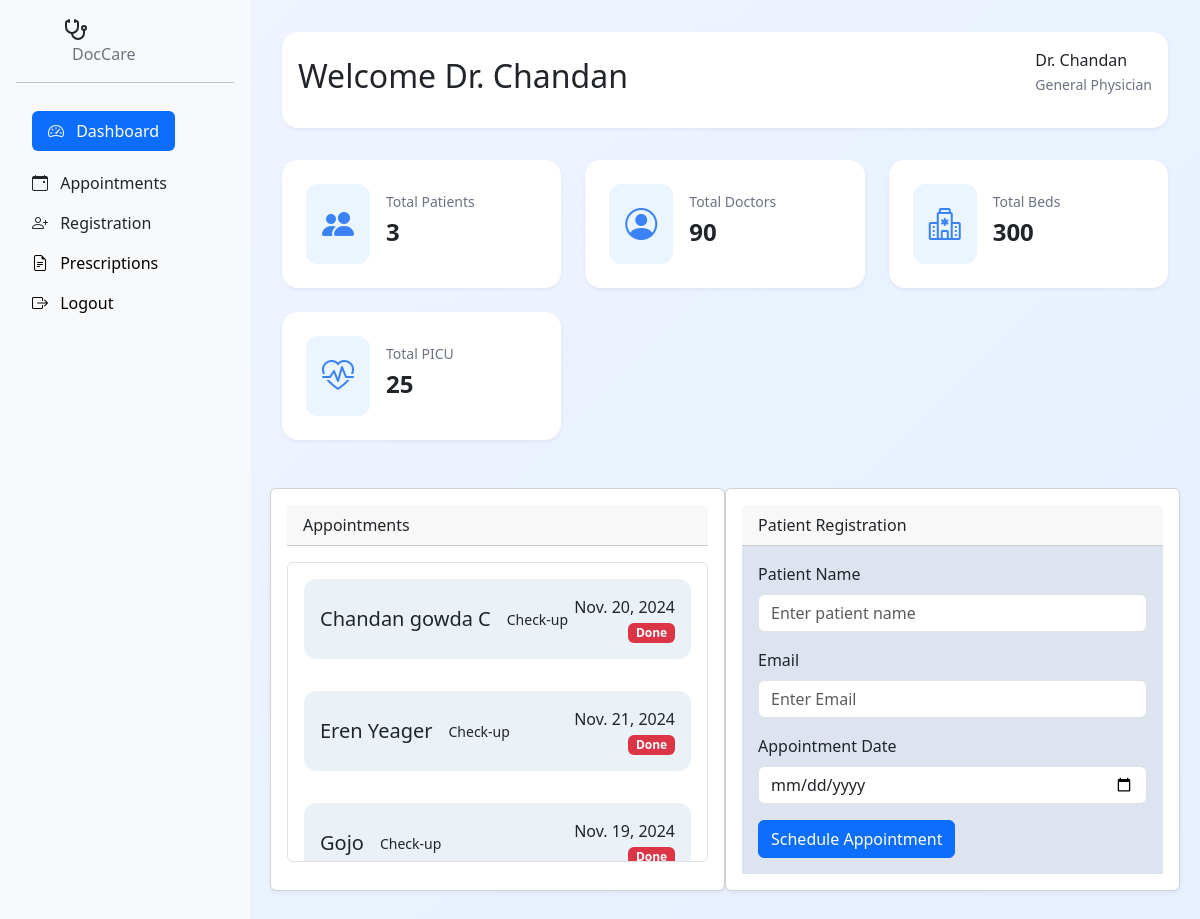
Page /Dashboard/ (signed in) on the earlier database version.
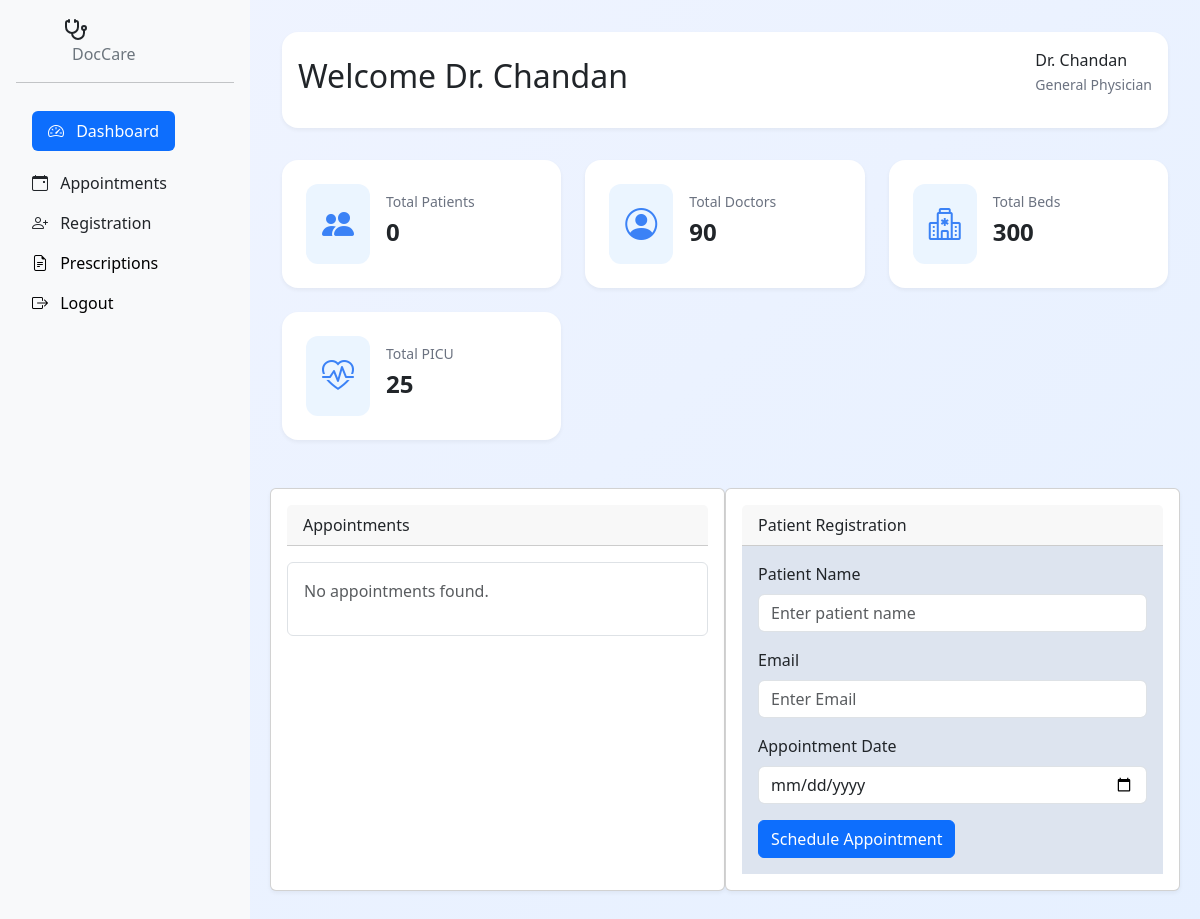
Same page on the later database version.
### app1/models.py (models this page shows, shortened)
class register(models.Model):
    name = models.CharField(max_length=20)
    phone = models.CharField(max_length=10,blank=True)
    mail = models.EmailField(max_length=30)
    Date = models.DateField(max_length=8)
    Reason = models.TextField(max_length=80,default="Sick",blank=True)

### app1/views.py (the view)
# urls.py: path('Dashboard/',views.user_dashboard,name ='dashboard'),
@login_required
def user_dashboard(request):
    submitted = False
    today = datetime.today().date()
    username = request.session.get('username', 'Guest')
    if request.method == 'POST':
        print("POST data:", request.POST)
        form = register_form(request.POST)
        if form.is_valid():
            new_register = form.save()
            save_appointment(new_register,username)
            return HttpResponseRedirect('/Dashboard?submitted=True')
        else:
            print("Form errors:", form.errors)
    else:
        form = register_form()
        if 'submitted' in request.GET:
            submitted = True
    user_list = register.objects.all()
    user_count = register.objects.all().count()
    return render(request,"Dashboard.html",{'user_list':user_list,'user_count':user_count,'user':username,'today':today})

### templates/Dashboard.html (shortened to what the changed rows need)
<!DOCTYPE html>
<html lang="en">
<head>
    {% load static %}
    <link rel="stylesheet" href="{% static 'dashstyle.css'%}">
    <link href="https://unpkg.com/lucide-static/font/lucide.css" rel="stylesheet">
    <link href="https://cdn.jsdelivr.net/npm/bootstrap@5.3.3/dist/css/bootstrap.min.css" rel="stylesheet">
    <link href="https://cdn.jsdelivr.net/npm/bootstrap-icons/font/bootstrap-icons.css" rel="stylesheet">
</head>
<body>
    <div class="dashboard">
        <main class="main-content conatiner">
            <header class="header">
                <h2>Welcome Dr. {{ user }}</h2>
            </header>
            <div class="stats-grid">
                <div class="stat-card">
                    <div class="stat-info">
                        <h3>Total Patients</h3>
                        <p>{{ user_count }}</p>
                    </div>
                </div>
            </div>
        <div class="row modal-body">
            <div class="card content-grid modal-body w-50 px-3 py-3 mr-1 my-3 overflow-y-auto">
                <div class="appointment-list overflow-auto border rounded p-3 ml-3" style="max-height: 300px;">
                    {% for user in user_list %}
                        <div class="appointment-item d-flex justify-content-between align-items-center mb-3">
                            <div class="appointment-info">
                                <h5 class="mb-0">{{ user.name }}</h5>
                                <small>Check-up</small>
                            </div>
                            <div class="appointment-time text-end">
                                <p class="mb-0">{{ user.Date }}</p>
                                {% if user.Date > today %}
                                <span class="badge bg-success">Upcoming</span>
                                {% elif user.Date == today %}
                                <span class="badge bg-warning">Ongoing</span>
                                {% else %}
                                <span class="badge bg-danger">Done</span>
                                {% endif %}
                            </div>
                        </div>
                    {% empty %}
                        <p class="text-muted">No appointments found.</p>
                    {% endfor %}
                </div>
            </div>
                </div>
            </div>
</body>
</html>

Differences in the rows shown:
removed register: name "Chandan gowda C", Date "Nov. 20, 2024", shows "Done"
removed register: name "Eren Yeager", Date "Nov. 21, 2024", shows "Done"
removed register: name "Gojo", Date "Nov. 19, 2024", shows "Done"
Other differences:
{{ user_count }}: "3" → "0"
text now shown: "No appointments found."
